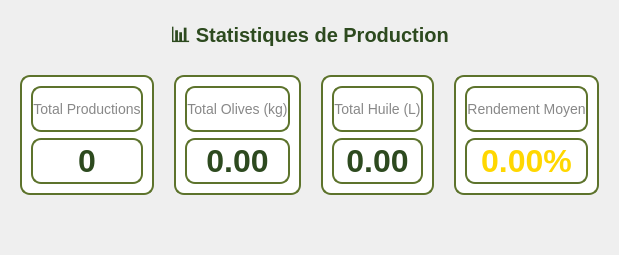
          <widget class="QWidget" name="tab2">
           <attribute name="title">
            <string>Statistiques</string>
           </attribute>
           <layout class="QVBoxLayout" name="tab2Layout">
            <property name="spacing">
             <number>20</number>
            </property>
            <property name="margin" stdset="0">
             <number>20</number>
            </property>
            <item>
             <widget class="QLabel" name="statsTitle">
              <property name="styleSheet">
               <string>font-size: 20px; color: #2d4a1f; font-weight: bold;</string>
              </property>
              <property name="text">
               <string>📊 Statistiques de Production</string>
              </property>
              <property name="alignment">
               <set>Qt::AlignmentFlag::AlignCenter</set>
              </property>
             </widget>
            </item>
            <item>
             <layout class="QHBoxLayout" name="statsCards">
              <item>
               <widget class="QFrame" name="cardTotal">
                <property name="minimumSize">
                 <size>
                  <width>0</width>
                  <height>120</height>
                 </size>
                </property>
                <property name="styleSheet">
                 <string>background: white; border: 2px solid #5d732c; border-radius: 10px;</string>
                </property>
                <layout class="QVBoxLayout">
                 <item>
                  <widget class="QLabel" name="labelTotal">
                   <property name="styleSheet">
                    <string>font-size: 14px; color: #888;</string>
                   </property>
                   <property name="text">
                    <string>Total Productions</string>
                   </property>
                   <property name="alignment">
                    <set>Qt::AlignmentFlag::AlignCenter</set>
                   </property>
                  </widget>
                 </item>
                 <item>
                  <widget class="QLabel" name="valueTotal">
                   <property name="styleSheet">
                    <string>font-size: 32px; color: #2d4a1f; font-weight: bold;</string>
                   </property>
                   <property name="text">
                    <string>0</string>
                   </property>
                   <property name="alignment">
                    <set>Qt::AlignmentFlag::AlignCenter</set>
                   </property>
                  </widget>
                 </item>
                </layout>
               </widget>
              </item>
              <item>
               <widget class="QFrame" name="cardOlives">
                <property name="minimumSize">
                 <size>
                  <width>0</width>
                  <height>120</height>
                 </size>
                </property>
                <property name="styleSheet">
                 <string>background: white; border: 2px solid #5d732c; border-radius: 10px;</string>
                </property>
                <layout class="QVBoxLayout">
                 <item>
                  <widget class="QLabel" name="labelOlives">
                   <property name="styleSheet">
                    <string>font-size: 14px; color: #888;</string>
                   </property>
                   <property name="text">
                    <string>Total Olives (kg)</string>
                   </property>
                   <property name="alignment">
                    <set>Qt::AlignmentFlag::AlignCenter</set>
                   </property>
                  </widget>
                 </item>
                 <item>
                  <widget class="QLabel" name="valueOlives">
                   <property name="styleSheet">
                    <string>font-size: 32px; color: #2d4a1f; font-weight: bold;</string>
                   </property>
                   <property name="text">
                    <string>0.00</string>
                   </property>
                   <property name="alignment">
                    <set>Qt::AlignmentFlag::AlignCenter</set>
                   </property>
                  </widget>
                 </item>
                </layout>
               </widget>
              </item>
              <item>
               <widget class="QFrame" name="cardHuile">
                <property name="minimumSize">
                 <size>
                  <width>0</width>
                  <height>120</height>
                 </size>
                </property>
                <property name="styleSheet">
                 <string>background: white; border: 2px solid #5d732c; border-radius: 10px;</string>
                </property>
                <layout class="QVBoxLayout">
                 <item>
                  <widget class="QLabel" name="labelHuile">
                   <property name="styleSheet">
                    <string>font-size: 14px; color: #888;</string>
                   </property>
                   <property name="text">
                    <string>Total Huile (L)</string>
                   </property>
                   <property name="alignment">
                    <set>Qt::AlignmentFlag::AlignCenter</set>
                   </property>
                  </widget>
                 </item>
                 <item>
                  <widget class="QLabel" name="valueHuile">
                   <property name="styleSheet">
                    <string>font-size: 32px; color: #2d4a1f; font-weight: bold;</string>
                   </property>
                   <property name="text">
                    <string>0.00</string>
                   </property>
                   <property name="alignment">
                    <set>Qt::AlignmentFlag::AlignCenter</set>
                   </property>
                  </widget>
                 </item>
                </layout>
               </widget>
              </item>
              <item>
               <widget class="QFrame" name="cardRendement">
                <property name="minimumSize">
                 <size>
                  <width>0</width>
                  <height>120</height>
                 </size>
                </property>
                <property name="styleSheet">
                 <string>background: white; border: 2px solid #5d732c; border-radius: 10px;</string>
                </property>
                <layout class="QVBoxLayout">
                 <item>
                  <widget class="QLabel" name="labelRendement">
                   <property name="styleSheet">
                    <string>font-size: 14px; color: #888;</string>
                   </property>
                   <property name="text">
                    <string>Rendement Moyen</string>
                   </property>
                   <property name="alignment">
                    <set>Qt::AlignmentFlag::AlignCenter</set>
                   </property>
                  </widget>
                 </item>
                 <item>
                  <widget class="QLabel" name="valueRendement">
                   <property name="styleSheet">
                    <string>font-size: 32px; color: #ffd700; font-weight: bold;</string>
                   </property>
                   <property name="text">
                    <string>0.00%</string>
                   </property>
                   <property name="alignment">
                    <set>Qt::AlignmentFlag::AlignCenter</set>
                   </property>
                  </widget>
                 </item>
                </layout>
               </widget>
              </item>
             </layout>
            </item>
            <item>
             <spacer>
              <property name="orientation">
               <enum>Qt::Orientation::Vertical</enum>
              </property>
              <property name="sizeHint" stdset="0">
               <size>
                <width>20</width>
                <height>40</height>
               </size>
              </property>
             </spacer>
            </item>
           </layout>
          </widget>
